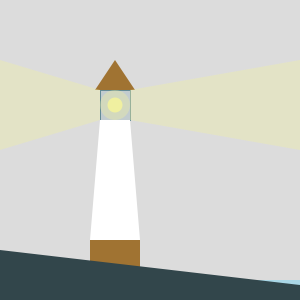
Frame 1 (no input)
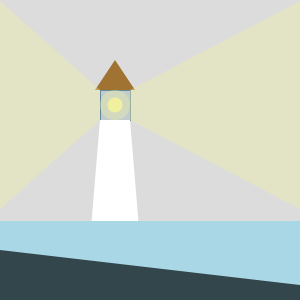
Frame 60 (the mouse pressed at the canvas centre just before this capture)
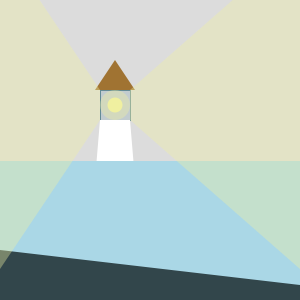
Frame 120 (the mouse held since frame 60 and released just before this capture)

The Processing sketch that drew these frames (run headless with seeded random() and noise(); from frame 60 on, the mouse is pressed at the canvas centre):

// Processing sketch: processing_35630
// ── processing_35630.pde

/* Joseph Kotay. Practice Computational Methods. Professor Nick Senske. 9.04.2011
Homework 2.2.1 Parametric Forms and Shapes. Lighthouse at Sea.

For this sketch, I named variables that controlled the path of light beams from a lighthouse near the sea coast.
Also, I set the code so that the sea level can be adjusted up and down when the left mouse button is held and dragged
in the Y direction.  This is just a first iteration that I will explore further*/

void setup(){
  size(300,300);
  smooth();
  frameRate(10);
}

/* using Nick's parametris arch code example as a reference model, I start by assigning y values for the
starting top and bottom positions of the two light beam*/

int originBeam_top= 90;
int originBeam_bottom= 120;

int top_lightBeam = 60;
int bottom_lightBeam = 150;


// The water level starts at 20 px above the bottom of the skectch widow.

int seaLevel = 280;

void draw(){
background(220,40);
  
 /*I begin by first drawing just the static elements within my sketch (from top to bottom), which are  basic shapes that
 form a light house*/
 
 noStroke();
 fill(160,115,50);
 triangle(15 + width/3, 60, width/3 - 5, 90, 35 + width/3, 90);
 
 stroke(100,140,150);
 fill(140,170,180,85);
 rect(width/3, 90, 30, 30);
 
 // the main light source.
 
 noStroke();
 fill(240,240,160,97);
 ellipse(15 + width/3, 105, 30, 30);
 
 noStroke();
 fill(240,240,160);
 ellipse(15 + width/3, 105, 15, 15);
 
 fill(255);
 quad(width/3, 120, width/3 - 10, 240, 40 + width/3, 240, 30 + width/3, 120);

//  base of the lighthouse.

 fill(160,115,50);
 rect(width/3 - 10, 240, 50, 40);
 
// this shape represents the sea level.
 
 fill(170,215,230);
 rect(0, seaLevel, width, 3*height); // the distance from the top to the base of the rectangle is three times the height of the sketch.
 
 // this is for the ground plane.
  
 fill(50,70,75);
 beginShape();
 vertex(0, 250);
 vertex(0, height);
 vertex(width, height);
 vertex(width, height-15);
 endShape();

 

// light beams.

  noStroke();
  fill(240,240,160,95);
 
  /* Dragging the mouse in the X direction will increase or decrease the outer width of the light beams, as well as
  their directions.*/
 
 //top_lightBeam= mouseX - height/6 ;
// bottom_lightBeam= mouseX + height/2;
  
  quad(0, top_lightBeam, 0, bottom_lightBeam, width/3, originBeam_bottom, width/3, originBeam_top);
  quad(30+width/3, originBeam_top, 30+width/3, originBeam_bottom, width, bottom_lightBeam, width, top_lightBeam);
  
  //This makes the light beams expand on their own with the mouse.

 top_lightBeam --;
 bottom_lightBeam ++;
 
 // The sea level rises without the user controlling the mouse.
 
 seaLevel--;
    
}

/*void mouseDragged() {
  seaLevel= mouseY; // right click with mouse and hold to raise and lower sea level
  
}*/
